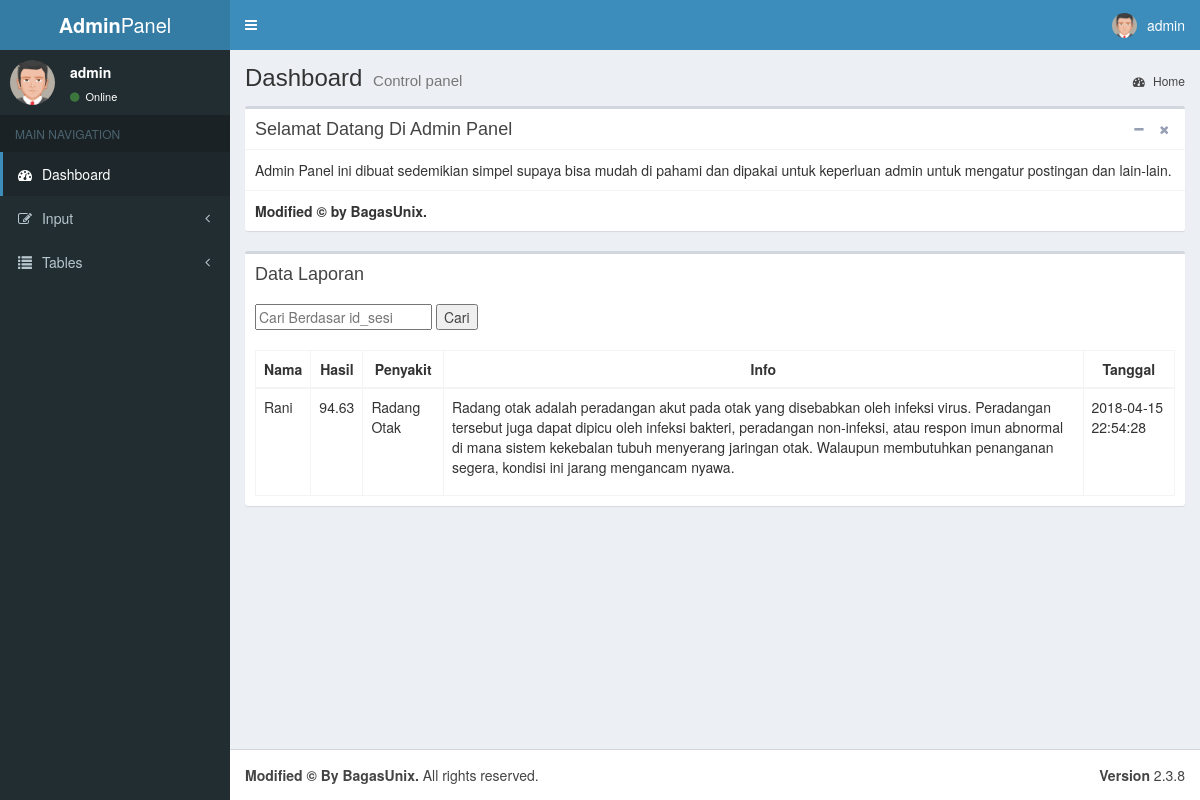
The app's page /adminweb/index.php?page=laporan (signed in) with its own data.
### tables this page shows
CREATE TABLE `tmp` (
  `id_sesi` varchar(100) NOT NULL,
  `nama_surveyor` varchar(100) NOT NULL,
  `jk` enum('Laki - Laki','Perempuan') NOT NULL,
  `umur` varchar(50) NOT NULL,
  `tgl_survey` datetime NOT NULL,
  PRIMARY KEY (`id_sesi`)
);

### adminweb/pages/menu/tabel/laporan.php (the view, shortened to what this page needs)
      <div class="row">
    <div class="col-xs-12">
        <div class="box">
            <div class="box-header">
              <h3 class="box-title">Data Laporan</h3>
              <form method="post" action="">
            <br><input type="text" name="input_cari" placeholder="Cari Berdasar id_sesi" />
            <input type="submit" name="cari" value="Cari"/>
            </form>
            </div>
            <div class="box-body">
              <table id_sesi="example2" class="table table-bordered table-hover">
                <thead>
                <tr>
                  <th><center>Nama</center></th>
                  <th><center>Hasil</center></th>
                  <th><center>Penyakit</center></th>
                  <th><center>Info</center></th>
                  <th><center>Tanggal</center></th>
                </thead>
                <tbody>
    <?php
    $input_cari = @$_POST['input_cari'];
    $cari = @$_POST['cari'];
    if($cari) {
    if($input_cari != "") {
    $query=mysqli_query($koneksi,"SELECT * FROM v_hasil WHERE id_sesi LIKE '%$input_cari%'");
    }else{
      $query=mysqli_query($koneksi,"SELECT * FROM v_hasil ORDER BY id_sesi ASC");
    }
    }else{
      $query = mysqli_query($koneksi, "SELECT * FROM v_hasil ORDER BY id_sesi ASC");
    }
    if (mysqli_num_rows($query) > 0){
    while($data = mysqli_fetch_array($query)){
    echo "<tr>";
    echo "<td>".$data['nama_surveyor']."</td>";
    echo "<td>".$data['hasil']."</td>";
    echo "<td>".$data['penyakit']."</td>";
    echo "<td>".$data['info']."</td>";
    echo "<td>".$data['tgl_survey']."</td>";
    echo "</tr>";
  }
 }
?>
                </tbody>
              </table>
            </div>
          </div>
              </div>

### records on screen
tmp: nama_surveyor "Rani", hasil "94.63", penyakit "Radang Otak", info "Radang otak adalah peradangan akut pada otak yang disebabkan oleh infeksi virus. Peradangan tersebut juga dapat dipicu oleh infeksi bakteri, peradangan non-infeksi, atau respon imun abnormal di mana sistem kekebalan tubuh menyerang jaringan otak. Walaupun membutuhkan penanganan segera, kondisi ini jarang mengancam nyawa.", tgl_survey "2018-04-15 22:54:28"

### other values on screen
$_SESSION['admin'] "admin"
